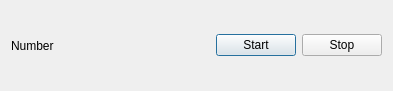
<?xml version="1.0" encoding="UTF-8"?>
<ui version="4.0">
 <class>Dialog</class>
 <widget class="QDialog" name="Dialog">
  <property name="geometry">
   <rect>
    <x>0</x>
    <y>0</y>
    <width>393</width>
    <height>91</height>
   </rect>
  </property>
  <property name="windowTitle">
   <string>Dialog</string>
  </property>
  <layout class="QHBoxLayout" name="horizontalLayout">
   <item>
    <widget class="QLabel" name="label">
     <property name="text">
      <string>Number</string>
     </property>
    </widget>
   </item>
   <item>
    <spacer name="horizontalSpacer">
     <property name="orientation">
      <enum>Qt::Horizontal</enum>
     </property>
     <property name="sizeHint" stdset="0">
      <size>
       <width>40</width>
       <height>20</height>
      </size>
     </property>
    </spacer>
   </item>
   <item>
    <widget class="QPushButton" name="pushButton">
     <property name="text">
      <string>Start</string>
     </property>
    </widget>
   </item>
   <item>
    <widget class="QPushButton" name="pushButton_2">
     <property name="text">
      <string>Stop</string>
     </property>
    </widget>
   </item>
  </layout>
 </widget>
 <layoutdefault spacing="6" margin="11"/>
 <resources/>
 <connections/>
</ui>
